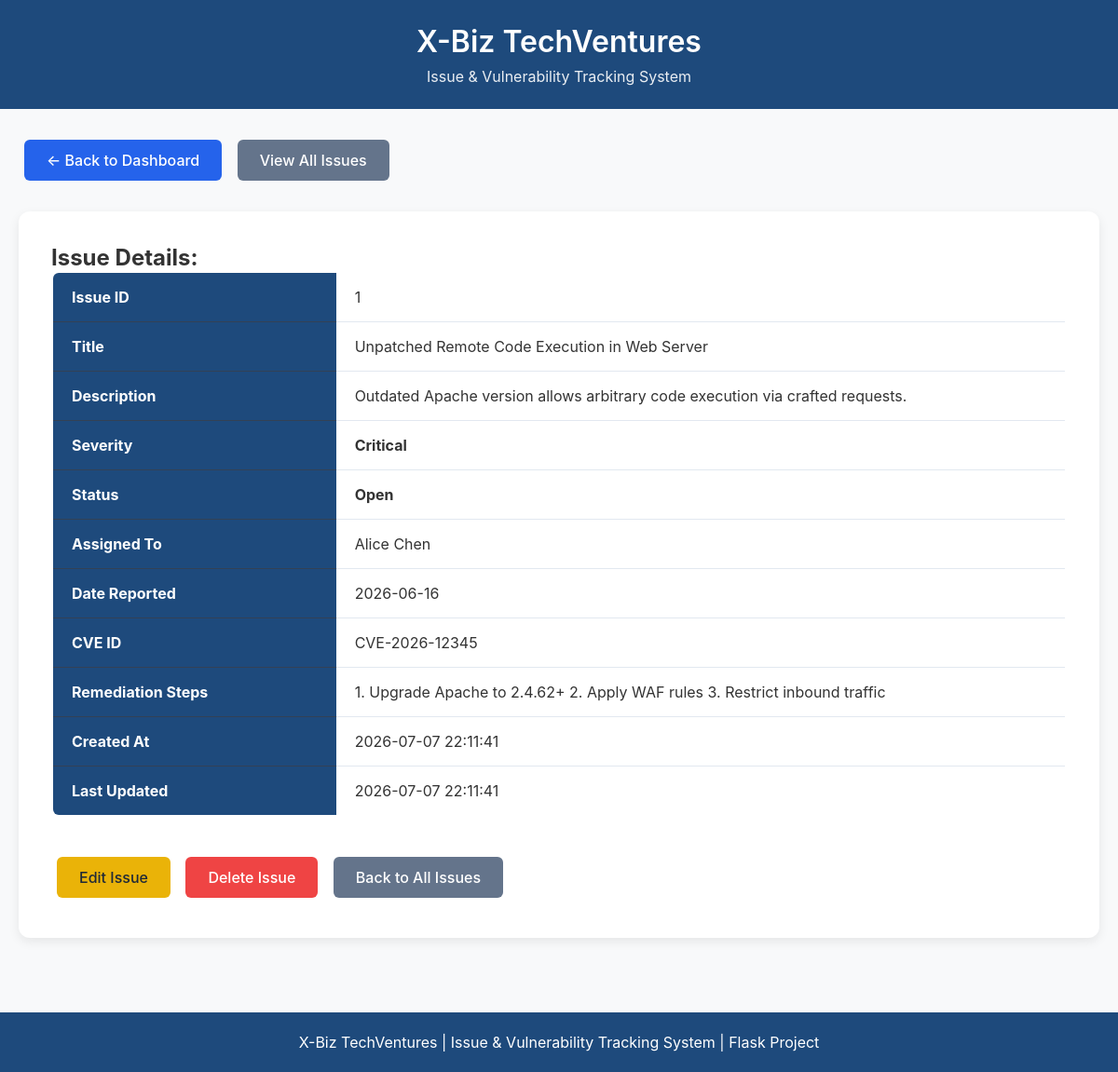
The page /view_issue/1 on the database its author committed.
### tables this page shows
CREATE TABLE issues(
            id INTEGER PRIMARY KEY AUTOINCREMENT,
            title TEXT NOT NULL,
            description TEXT NOT NULL,
            severity TEXT NOT NULL,
            status TEXT NOT NULL,
            assigned_to TEXT,
            date_reported DATE,
            cve TEXT,
            remediation TEXT,
            created_at TIMESTAMP DEFAULT CURRENT_TIMESTAMP,
            last_updated TIMESTAMP DEFAULT CURRENT_TIMESTAMP
        );

### app.py (the view)
@app.route("/view_issue/<int:id>")
def view_issue(id):
    connection = sqlite3.connect("issues.db")
    connection.row_factory = sqlite3.Row
    cursor = connection.cursor()
    cursor.execute("SELECT * FROM issues WHERE id=?", (id,))
    issue = cursor.fetchone()
    connection.close()
    return render_template("view_single_issue.html", issue=issue)   # Pass 'issue'

### templates/view_single_issue.html (shortened to what this page needs)
<!DOCTYPE html>
<html lang="en">
<head>
</head>
<body>
<header>
    <div class="header-content">
        <h1>X-Biz TechVentures</h1>
        <p class="subtitle">Issue &amp; Vulnerability Tracking System</p>
    </div>
</header>
<div class="nav">
    <a href="/" class="btn btn-primary">← Back to Dashboard</a>
    <a href="/issues" class="btn" style="background:#64748b;color:white;">View All Issues</a>
</div>
<div class="container">
    <div class="card">
        <h2>Issue Details:</h2>
        <table class="detail-table">
            <tr><th>Issue ID</th><td>{{ issue.id }}</td></tr>
            <tr><th>Title</th><td>{{ issue.title }}</td></tr>
            <tr><th>Description</th><td>{{ issue.description }}</td></tr>
            <tr><th>Severity</th><td><strong>{{ issue.severity }}</strong></td></tr>
            <tr><th>Status</th><td><strong>{{ issue.status }}</strong></td></tr>
            <tr><th>Assigned To</th><td>{{ issue.assigned_to or 'Not Assigned' }}</td></tr>
            <tr><th>Date Reported</th><td>{{ issue.date_reported or 'N/A' }}</td></tr>
            <tr><th>CVE ID</th><td>{{ issue.cve or 'N/A' }}</td></tr>
            <tr><th>Remediation Steps</th><td>{{ issue.remediation or 'No remediation steps provided.' }}</td></tr>
            <tr><th>Created At</th><td>{{ issue.created_at }}</td></tr>
            <tr><th>Last Updated</th><td>{{ issue.last_updated }}</td></tr>
        </table>
        <div style="margin-top: 35px;">
            <a href="/edit_issue/{{ issue.id }}" class="btn btn-edit">Edit Issue</a>
            <a href="/delete_issue/{{ issue.id }}" class="btn btn-delete"
               onclick="return confirm('Are you sure you want to delete this issue?');">Delete Issue</a>
            <a href="/issues" class="btn" style="background:#64748b;color:white;">Back to All Issues</a>
        </div>
    </div>
</div>
<footer class="footer">
    X-Biz TechVentures | Issue &amp; Vulnerability Tracking System | Flask Project
</footer>
</body>
</html>

### templates/view_single_issue.html (style rules this page uses)
* { margin:0; padding:0; box-sizing:border-box; }
body { font-family:-apple-system,BlinkMacSystemFont,'Segoe UI',Roboto,sans-serif; background:#f8f9fa; color:#333; }
header { background:#1e4a7c; color:white; padding:25px 0; text-align:center; }
.header-content { max-width:1200px; margin:auto; padding:0 20px; }
h1 { font-size:32px; font-weight:600; }
.subtitle { margin-top:8px; opacity:0.9; }
.nav { max-width:1200px; margin:25px auto; padding:0 20px; }
.container { max-width:1200px; margin:0 auto; padding:0 20px; }
.card { background:white; border-radius:12px; box-shadow:0 4px 12px rgba(0,0,0,0.08); padding:35px; }
.detail-table { width:100%; border-collapse: collapse; border: 2px solid #1e2937; overflow: hidden; border-radius: 8px; }
.detail-table th { background:#1e4a7c; color:white; padding:16px 20px; text-align:left; width:28%; border-bottom: 1px solid #334155; }
.detail-table td { padding:16px 20px; border-bottom: 1px solid #e2e8f0; }
.detail-table tr:last-child td { border-bottom: none; }
.btn { padding:12px 24px; border-radius:6px; text-decoration:none; font-weight:500; display:inline-block; margin:8px 6px; }
.btn-primary { background:#2563eb; color:white; }
.btn-edit { background:#eab308; color:#1f2937; }
.btn-delete { background:#ef4444; color:white; }
.footer { margin-top:80px; background:#1e4a7c; color:white; text-align:center; padding:22px; }

### rows shown on the page
issues: id "1", title "Unpatched Remote Code Execution in Web Server", description "Outdated Apache version allows arbitrary code execution via crafted requests.", severity "Critical", status "Open", assigned_to "Alice Chen", date_reported "2026-06-16", cve "CVE-2026-12345", remediation "1. Upgrade Apache to 2.4.62+ 2. Apply WAF rules 3. Restrict inbound traffic", created_at "2026-07-07 22:11:41", last_updated "2026-07-07 22:11:41"
